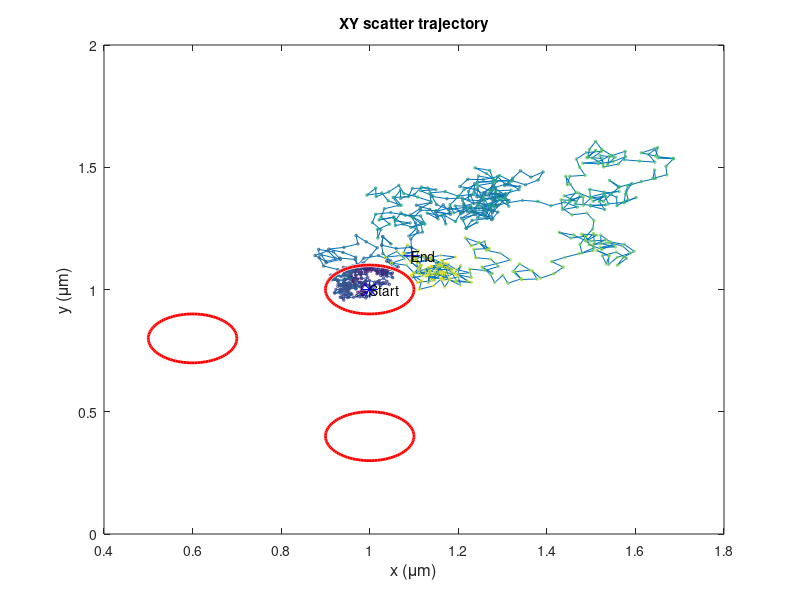

Source code (MATLAB): (Note: this script raises an error after producing the figure.)
clear all, close all, clc

%% Initialize parameters for random walk and add circles

%%%%%%%%%%%%%%%%%%
%%%%%%%%%%%%%%%%%%

D=0.000605085473694187;                     % diffusion constant, ?m2/s 
D_conf=1e-4;              % diffusion constant in confined areas, ?m2/s

t=1:1:1000;                 % number od time steps, seconds        

start=[1 1];                % starting coordinates
num_steps=800;              % number of steps
                    
dt=0.5;                                 % time step, seconds
dx=1;                                   % pixel size, ?m
step_size=sqrt(4*D*dt);                 % step size according to D
step_size_conf=sqrt(4*D_conf*dt);       % step size according to D_conf

% define confined areas as circles

radius=0.1;
center=[1.0 1.0];
center2=[0.6 0.8];
center3=[1 0.4];

%%%%%%%%%%%%%%%%%%%%%
%%%%%%%%%%%%%%%%%%%%%
%% Generate and plot random walk trajectory

pos = zeros(num_steps,2);
pos(1,1)=start(1);
pos(1,2)=start(2);
pos(1,3)=0;

a = 1;      
b = 360;  
angle = (b-a).*rand(num_steps,1) + a;

for k=2:num_steps;
    
    if  sqrt(((pos(k-1,1)-center(1,1))^2)+((pos(k-1,2)-center(1,2))^2)) <= radius | ...
        sqrt(((pos(k-1,1)-center2(1,1))^2)+((pos(k-1,2)-center2(1,2))^2)) <= radius | ...
        sqrt(((pos(k-1,1)-center3(1,1))^2)+((pos(k-1,2)-center3(1,2))^2)) <= radius;
        
    pos(k,1)=(pos(k-1,1))+sin(angle(k))*step_size_conf;
    pos(k,2)=(pos(k-1,2))+cos(angle(k))*step_size_conf;
    pos(k,3)=k*dt;
    pos(k,4)=step_size_conf;
    
    else
        
    pos(k,1)=(pos(k-1,1))+sin(angle(k))*step_size;
    pos(k,2)=(pos(k-1,2))+cos(angle(k))*step_size;
    pos(k,3)=k*dt; % time in seconds
    pos(k,4)=step_size;

    end
    
end


figure('Position',[0 400 400 300])
line(pos(:,1)*dx,pos(:,2)*dx);hold on;
scatter(pos(:,1)*dx,pos(:,2)*dx,3,pos(:,3));hold on;
plot(pos(1,1)*dx,pos(1,2)*dx,'*b','MarkerSize',12);hold on;
text(pos(1,1)*dx,pos(1,2)*dx, 'Start');
plot(pos(length(pos),1)*dx,pos(length(pos),2)*dx,'+b','MarkerSize',12);hold on;
text(pos(length(pos),1)*dx,pos(length(pos),2)*dx,'End');hold on;
well1 = viscircles(center, radius);
well2 = viscircles(center2, radius);
well3 = viscircles(center3, radius);
% axis([-1 1 -1 1])
title('XY scatter trajectory');
xlabel('x (\mum)','FontSize',12);
ylabel('y (\mum)','FontSize',12);
box on;

%% Calculate confinement

% generate variable frame

frame=pos(:,3);             % time step in seconds
frame=frame/dt;             % time step in frames
frame=frame-min(frame);     % starting from 0
frame(1,1)=1;               % starting from 1

% i = frame --> Reihe
% j = gap; --> Spalte

prob=[];    % zeros(max(frame), 5);
prob2=[];   % zeros(5, 2);
d=[];
vx=[];
vy=[];


for i=1:max(frame)-30;    % for all frames
    vx=find(frame == i);
    
    if isempty(vx)==1;                   % if frame does not exist, skip   
    else
        
    c=1; 
    for j=1:30;                                         % segment length
          
        vy=find(frame <= (i+j) & frame >= i );         % select segment
        subset(:,1)=pos(vy);                           % define segment as subset
        subset(:,2)=pos(vy,2);
        
        if length(vy)==1;   % if subset is only 1 frame --> distance is 0
                     R=0;
        else    
        
            for k=2:length(subset);
            
                 d(k,1)=sqrt(((subset(k,1)-subset(1,1))^2)+((subset(k,2)-subset(1,2))^2));   
                 R=max(d);
        
            end
        
                                                                % maximum distance within subset
        prob(i:(i+j),c)=0.2048-2.5117*((D*j)./(R^2));               % probability within subset

        clear subset
        end
    
    c=c+1;    
        
    end
    clear vx vy R d c;
    
    end
   
end
clear subset

for l=1:length(prob)
    
prob2(l,1)=l;
prob2(l,2)=mean(nonzeros(prob(l,:))); % this is omega

end


L=[];

for i=1:length(prob2)
    
    if 10.^(prob2(i,2))>0.1
       L(i,1)=0;
       
    else
        
        L(i,1)=((prob2(i,2))*(-1)-1);
        
    end
L(i,2)=i;
    
end

s1=smooth(D*prob2(:,1)*dt,prob2(:,2),0.05,'loess');
s2=smooth(prob2(:,1)*dt,10.^(prob2(:,2)),0.05,'loess');
s3=smooth(L(:,2)*dt, L(:,1),0.05,'loess');


figure('Position',[800 400 900 300])
box on;
h=gcf;
set(h,'PaperOrientation','landscape');

subplot(1,3,1)
% plot(D*prob2(:,1)*dt,prob2(:,2));hold on;
% plot(D*prob2(:,1)*dt,s1,'-r');
plot(prob2(:,1)*dt,prob2(:,2));hold on;
plot(prob2(:,1)*dt,s1,'-r');
xlabel('time (s)','FontSize',12);
ylabel('mean log(\psi)','FontSize',12);

subplot(1,3,2)
plot(prob2(:,1)*dt,10.^(prob2(:,2)));hold on;
plot(prob2(:,1)*dt,s2,'-r');
xlabel('time (s)','FontSize',12);
ylabel('mean \psi','FontSize',12);

subplot(1,3,3)
plot(L(:,2)*dt, L(:,1)); hold on;
plot(L(:,2)*dt, s3,'-r');       
xlabel('time (s)','FontSize',12);
ylabel('probability level L','FontSize',12);


%% Smoothed curves

figure('Position',[800 20 900 300])
h=gcf;
set(h,'PaperOrientation','landscape');
box on;
subplot(1,3,1)
% plot(D*prob2(:,1)*dt,prob2(:,2));hold on;
plot(prob2(:,1)*dt,s1,'-r');
xlabel('time(s)','FontSize',12);
ylabel('mean log(\psi)','FontSize',12);

subplot(1,3,2)
% plot(prob2(:,1)*dt,10.^(prob2(:,2)));hold on;
plot(prob2(:,1)*dt,s2,'-r');
xlabel('time (s)','FontSize',12);
ylabel('mean \psi','FontSize',12);

subplot(1,3,3)
% plot(L(:,2)*dt, L(:,1)); hold on;
plot(L(:,2)*dt, s3,'-r');       
xlabel('time (s)','FontSize',12);
ylabel('probability level L','FontSize',12);